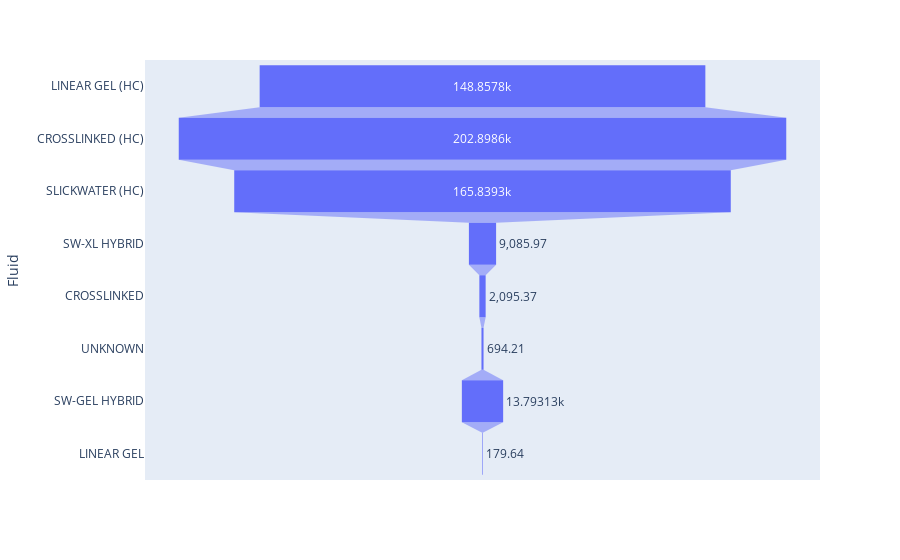

Notebook code for this chart:
### Code cell
#Print figure
data = dict(
    number= fluid_prod,
    Fluid = fluid_names)
fig = px.funnel(data, x='number', y='Fluid')
fig.show()

### Figure 1 — Plotly figure (JSON) as saved in the notebook; plotly's stock layout.template omitted (floating-point values rounded to 4 significant figures)
{"data": [{"hovertemplate": "number=%{x}<br>Fluid=%{y}<extra></extra>", "legendgroup": "", "marker": {"color": "#636efa"}, "name": "", "orientation": "h", "showlegend": false, "type": "funnel", "x": [148900.0, 202900.0, 165800.0, 9086.0, 2095.0, 694.2, 13790.0, 179.6], "xaxis": "x", "y": ["LINEAR GEL (HC)", "CROSSLINKED (HC)", "SLICKWATER (HC)", "SW-XL HYBRID", "CROSSLINKED", "UNKNOWN", "SW-GEL HYBRID", "LINEAR GEL"], "yaxis": "y"}], "layout": {"legend": {"tracegroupgap": 0}, "margin": {"t": 60}, "xaxis": {"anchor": "y", "domain": [0, 1], "title": {"text": "number"}}, "yaxis": {"anchor": "x", "domain": [0, 1], "title": {"text": "Fluid"}}}}
